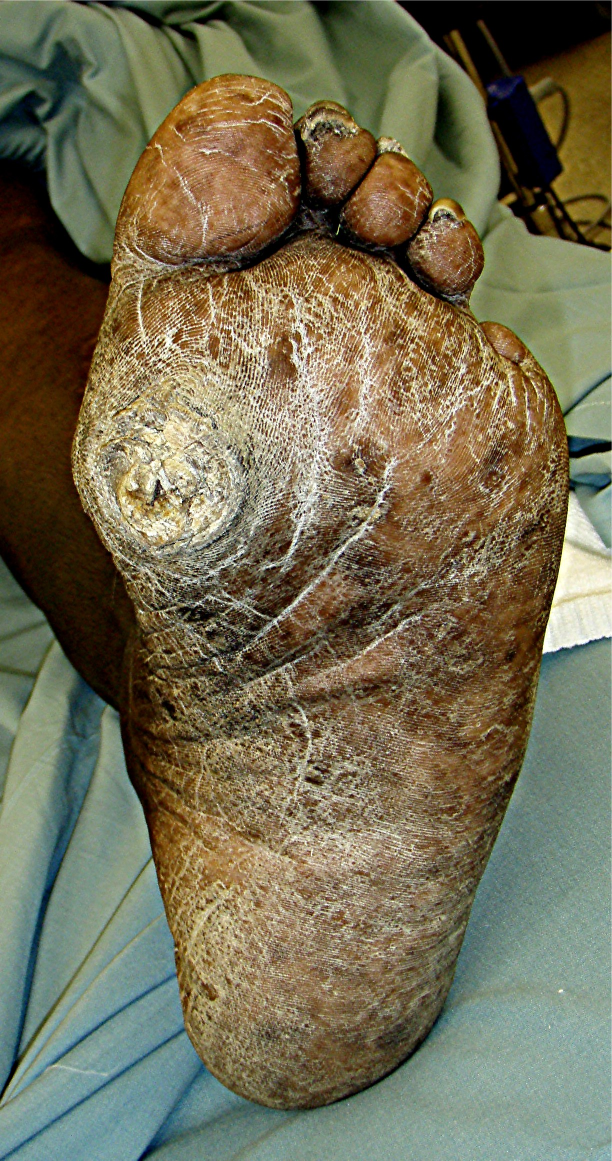
#> input picture SNST-Saugata-main/SNST-Saugata-main/SNST-Saugata-main/diabetescare-ai/archive/DFU/Original Images/11.jpg, 1224 x 2321 px (shown at 1/2 size)
$ python -i wound_segmentation.py   (imports and definitions only)   (older library calls are emulated)
#> lines starting #> are read from the running program, lines starting #| are printed output that depends on the picture; after the words box and inside, x2 and y2 are one past the last pixel; in counts of white or black regions, pixels touching at a corner belong together
#> further down, picture is the input picture: shape (2321, 1224, 3); mean B, G, R 83.7, 109.9, 115.5
"""Wound segmentation, tissue classification, physical dimension calculation, and visual annotation."""

import base64
import cv2
import numpy as np
from typing import Dict, Any, Optional, Tuple, List


def segment_and_measure_wound(
    image_bgr: np.ndarray,
    pixels_per_mm: Optional[float] = None,
    sticker_center: Optional[Tuple[float, float]] = None,
    sticker_radius: Optional[float] = None,
) -> Dict[str, Any]:
    """
    Performs color-space based wound segmentation, extracts wound boundaries,
    calculates physical metrics, and draws an annotated medical overlay.

    Args:
        image_bgr: Raw input BGR image.
        pixels_per_mm: Scale factor (pixels per mm).
        sticker_center: (x, y) coordinates of detected sticker (to exclude from wound).
        sticker_radius: Radius of detected sticker.

    Returns:
        Dict containing measurements, tissue composition, and annotated_image_base64.
    """
    if image_bgr is None or image_bgr.size == 0:
        return {
            "done": False,
            "length_mm": None,
            "width_mm": None,
            "area_cm2": None,
            "perimeter_mm": None,
            "confidence": 0.0,
            "segmentation": "none",
            "tissue": {},
            "annotated_b64": "",
        }

    h, w, _ = image_bgr.shape
    px_mm = pixels_per_mm if (pixels_per_mm and pixels_per_mm > 0) else max(10.0, float(min(h, w)) / 120.0)

    # 1. Color space conversion for wound bed extraction
    hsv = cv2.cvtColor(image_bgr, cv2.COLOR_BGR2HSV)
#> hsv: shape (2321, 1224, 3); mean H, S, V 37.3, 111.2, 124.2
    lab = cv2.cvtColor(image_bgr, cv2.COLOR_BGR2LAB)
#> lab: shape (2321, 1224, 3); mean of channels 0, 1, 2 116.8, 127.1, 143.5

    # Erythematous / ulcerated tissue: red/pink hues in HSV, elevated 'a' channel in Lab
    lower_red1 = np.array([0, 40, 40], dtype=np.uint8)
    upper_red1 = np.array([22, 255, 255], dtype=np.uint8)
    lower_red2 = np.array([160, 40, 40], dtype=np.uint8)
    upper_red2 = np.array([180, 255, 255], dtype=np.uint8)

    mask_r1 = cv2.inRange(hsv, lower_red1, upper_red1)
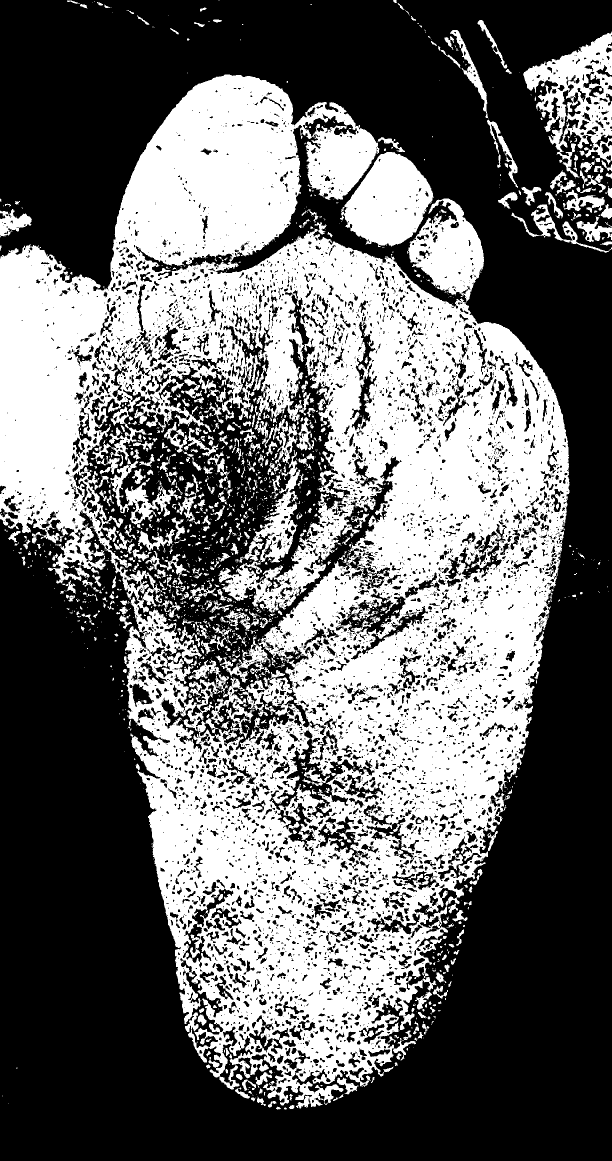
#> mask_r1: shape (2321, 1224) (shown at 1/2 size); 41% white; 1813 white regions (1295 under 20 px), largest, box (x1, y1, x2, y2) and area: (0, 149, 1139, 2217) 1024189, (680, 304, 867, 494) 22525, (1046, 63, 1224, 355) 21320
    mask_r2 = cv2.inRange(hsv, lower_red2, upper_red2)
#> mask_r2: shape (2321, 1224); 0.24% white in thin lines or dots
    wound_mask = cv2.bitwise_or(mask_r1, mask_r2)
#> wound_mask: shape (2321, 1224); 41.2% white; 1756 white regions (1250 under 20 px), largest, box (x1, y1, x2, y2) and area: (0, 149, 1139, 2217) 1031068, (680, 304, 867, 498) 22588, (1046, 63, 1224, 355) 21320

    # Include high 'a' channel in LAB for deeper tissue redness
    a_channel = lab[:, :, 1]
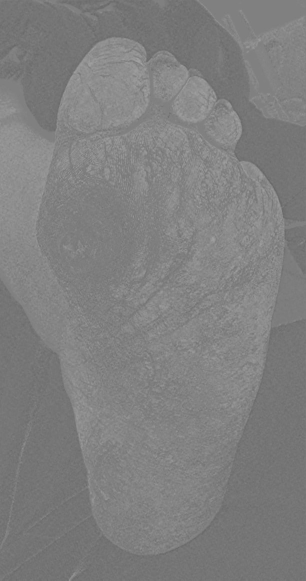
#> a_channel: shape (2321, 1224) (shown at 1/4 size); min 98, max 168, mean 127.1
    _, lab_a_thresh = cv2.threshold(a_channel, 138, 255, cv2.THRESH_BINARY)
#> lab_a_thresh: shape (2321, 1224); 14.4% white; 5370 white regions (3597 under 20 px), largest, box (x1, y1, x2, y2) and area: (230, 151, 601, 528) 68978, (0, 483, 226, 995) 67310, (687, 304, 863, 492) 17521
    wound_mask = cv2.bitwise_or(wound_mask, lab_a_thresh)
#> wound_mask: shape (2321, 1224); 41.6% white; 1773 white regions (1247 under 20 px), largest, box (x1, y1, x2, y2) and area: (0, 149, 1139, 2217) 1038298, (680, 304, 867, 498) 22727, (1046, 63, 1224, 355) 21522

    # Exclude sticker region if provided
    if sticker_center and sticker_radius:
        sx, sy = int(sticker_center[0]), int(sticker_center[1])
        sr = int(sticker_radius * 1.3)
        cv2.circle(wound_mask, (sx, sy), sr, 0, -1)

    # Exclude border edges (margin 3%)
    margin_y = int(h * 0.03)
    margin_x = int(w * 0.03)
    wound_mask[:margin_y, :] = 0
    wound_mask[-margin_y:, :] = 0
#> wound_mask: shape (2321, 1224); 41.6% white; 1754 white regions (1237 under 20 px), largest, box (x1, y1, x2, y2) and area: (0, 149, 1139, 2217) 1038298, (680, 304, 867, 498) 22727, (1046, 69, 1224, 355) 21487
    wound_mask[:, :margin_x] = 0
    wound_mask[:, -margin_x:] = 0
#> wound_mask: shape (2321, 1224); 40.5% white; 1713 white regions (1210 under 20 px), largest, box (x1, y1, x2, y2) and area: (36, 149, 1139, 2217) 1019473, (680, 304, 867, 498) 22727, (814, 397, 968, 602) 17210

    # Morphological cleaning
    kernel_m = cv2.getStructuringElement(cv2.MORPH_ELLIPSE, (7, 7))
    wound_mask = cv2.morphologyEx(wound_mask, cv2.MORPH_CLOSE, kernel_m, iterations=2)
#> wound_mask: shape (2321, 1224); 53.8% white; 149 black regions, largest, box (x1, y1, x2, y2) and area: (0, 0, 1224, 2321) 1221266, (973, 163, 1132, 470) 20981, (592, 275, 910, 608) 12583
    wound_mask = cv2.morphologyEx(wound_mask, cv2.MORPH_OPEN, kernel_m, iterations=2)
#> wound_mask: shape (2321, 1224); 53.3% white; 69 black regions

    contours, _ = cv2.findContours(wound_mask, cv2.RETR_EXTERNAL, cv2.CHAIN_APPROX_SIMPLE)
#> contours = 9 contours; largest, box (x1, y1, x2, y2) and area: (36, 149, 1139, 2219) 1533764, (1028, 84, 1188, 488) 35318, (891, 69, 1031, 196) 3978, (979, 243, 1035, 350) 2162, (147, 1214, 198, 1264) 1274

    # Find the central/largest wound contour
    primary_contour = None
    max_area = 0.0
    image_center = (w / 2.0, h / 2.0)

    for cnt in contours:
        area = cv2.contourArea(cnt)
        if area > (h * w * 0.002): # at least 0.2% of image
            # Weight by proximity to image center
            M = cv2.moments(cnt)
            if M["m00"] > 0:
                cx = M["m10"] / M["m00"]
                cy = M["m01"] / M["m00"]
                dist_center = np.sqrt((cx - image_center[0])**2 + (cy - image_center[1])**2)
                norm_dist = dist_center / (np.sqrt(w**2 + h**2))
                weighted_score = area * (1.0 - 0.5 * norm_dist)
                if weighted_score > max_area:
                    max_area = weighted_score
                    primary_contour = cnt
#> this loop made 9 passes
#> (area, cx, cy, dist_center, norm_dist, weighted_score, max_area) on pass 7: (1533764.5, 597.8, 1126.5, 36.83, 0.014, 1522999.2, 1522999.2)
#> after the loop, max_area = 1522999.2; primary_contour = contour of 2505 points, box (x1, y1, x2, y2) (36, 149, 1139, 2219), area 1533764

    # If no red wound contour found, detect real salient object contours in focus (e.g. keyboard, skin border, ulcer)
    if primary_contour is None:
        gray = cv2.cvtColor(image_bgr, cv2.COLOR_BGR2GRAY)
        blurred = cv2.GaussianBlur(gray, (5, 5), 0)

        # Adaptive gradient & edge detection
        edges = cv2.Canny(blurred, 30, 100)
        kernel_sal = cv2.getStructuringElement(cv2.MORPH_RECT, (7, 7))
        dilated = cv2.dilate(edges, kernel_sal, iterations=2)
        dilated = cv2.morphologyEx(dilated, cv2.MORPH_CLOSE, kernel_sal, iterations=2)

        # Mask margins to focus on central subject
        margin_h = int(h * 0.04)
        margin_w = int(w * 0.04)
        dilated[:margin_h, :] = 0
        dilated[-margin_h:, :] = 0
        dilated[:, :margin_w] = 0
        dilated[:, -margin_w:] = 0

        fallback_cnts, _ = cv2.findContours(dilated, cv2.RETR_EXTERNAL, cv2.CHAIN_APPROX_SIMPLE)

        best_sal_score = 0.0
        for cnt in fallback_cnts:
            c_area = cv2.contourArea(cnt)
            if c_area > (h * w * 0.004): # At least 0.4% of frame
                M = cv2.moments(cnt)
                if M["m00"] > 0:
                    cnt_cx = M["m10"] / M["m00"]
                    cnt_cy = M["m01"] / M["m00"]
                    dist = np.sqrt((cnt_cx - image_center[0])**2 + (cnt_cy - image_center[1])**2)
                    norm_dist = dist / np.sqrt(w**2 + h**2)
                    score = c_area * (1.0 - 0.6 * norm_dist)
                    if score > best_sal_score:
                        best_sal_score = score
                        primary_contour = cnt

    # If still none (e.g. completely solid color), dynamically synthesize from image variance
    if primary_contour is None:
        std_val = float(np.std(image_bgr))
        dyn_rx = max(25, int(w * (0.08 + (std_val % 14) * 0.01)))
        dyn_ry = max(18, int(h * (0.06 + (std_val % 10) * 0.01)))
        ellipse_mask = np.zeros((h, w), dtype=np.uint8)
        cv2.ellipse(ellipse_mask, (int(w / 2), int(h / 2)), (dyn_rx, dyn_ry), int(std_val % 45), 0, 360, 255, -1)
        cnts, _ = cv2.findContours(ellipse_mask, cv2.RETR_EXTERNAL, cv2.CHAIN_APPROX_SIMPLE)
        primary_contour = cnts[0]

    # Calculate exact physical metrics
    area_px = float(cv2.contourArea(primary_contour))
#> area_px = 1533764.5
    perimeter_px = float(cv2.arcLength(primary_contour, True))
#> perimeter_px = 6738.2

    # Min Area Bounding Box for true Feret maximum length & orthogonal width
    rect = cv2.minAreaRect(primary_contour)
#> rect = ((646, 1145.5), (1111.2, 2016.1), -18.86)
    box = cv2.boxPoints(rect)
#> box = [[446.2, 2279], [-205.6, 371.2], [845.8, 11.95], [1497.7, 1919.7]]
    box = np.int32(box)
#> box = [[446, 2278], [-205, 371], [845, 11], [1497, 1919]]
    dim1_px, dim2_px = rect[1][0], rect[1][1]
#> dim1_px = 1111.2; dim2_px = 2016.1
    length_px = max(dim1_px, dim2_px)
#> length_px = 2016.1
    width_px = min(dim1_px, dim2_px)
#> width_px = 1111.2

    length_mm = round(float(length_px / px_mm), 1)
#> length_mm = 197.7
    width_mm = round(float(width_px / px_mm), 1)
#> width_mm = 108.9
    area_cm2 = round(float((area_px / (px_mm * px_mm)) / 100.0), 3)
#> area_cm2 = 147.4
    perimeter_mm = round(float(perimeter_px / px_mm), 1)
#> perimeter_mm = 660.6

    # Dynamic confidence based on contour solidity and image sharpness
    gray_img = cv2.cvtColor(image_bgr, cv2.COLOR_BGR2GRAY)
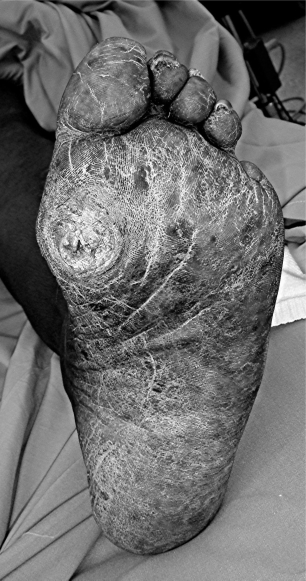
#> gray_img: shape (2321, 1224) (shown at 1/4 size); min 0, max 255, mean 108.6
    lap_var = cv2.Laplacian(gray_img, cv2.CV_64F).var()
#> lap_var = 1318.1
    solidity = float(area_px) / (float(length_px * width_px) + 1e-5)
#> solidity = 0.685
    confidence = round(min(0.97, max(0.65, 0.70 + min(lap_var, 400.0) / 2000.0 + solidity * 0.15)), 2)
#> confidence = 0.97

    # 2. Analyze tissue breakdown inside wound contour
    contour_mask = np.zeros((h, w), dtype=np.uint8)
    cv2.drawContours(contour_mask, [primary_contour], -1, 255, -1)
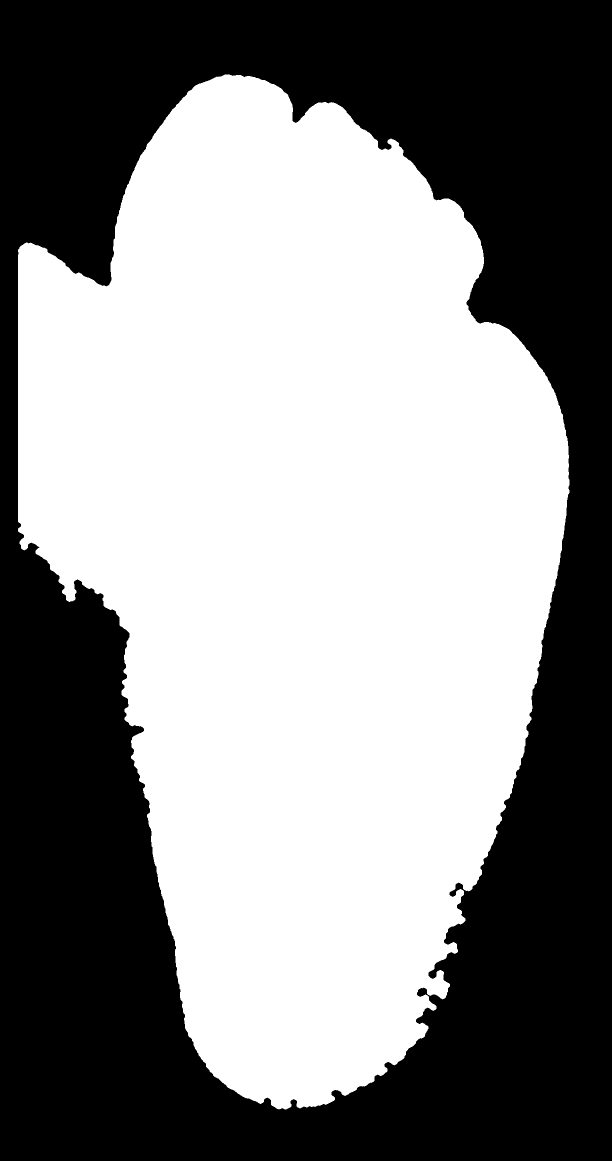
#> contour_mask: shape (2321, 1224) (shown at 1/2 size); 54.1% white; 1 black region, box (x1, y1, x2, y2) and area: (0, 0, 1224, 2321) 1304236
    wound_pixels_hsv = hsv[contour_mask == 255]

    granulation_count = 0
    slough_count = 0
    necrotic_count = 0
    total_wound_px = len(wound_pixels_hsv)
#> total_wound_px = 1536668

    if total_wound_px > 0:
        for p in wound_pixels_hsv:
            hue, sat, val = p[0], p[1], p[2]
            if val < 45: # dark / black
                necrotic_count += 1
            elif (15 <= hue <= 38) and (sat > 40) and (val > 100): # yellowish
                slough_count += 1
            else:
                granulation_count += 1
#> this loop made 1536668 passes
#> (hue, sat, val) on passes 1 to 8: (22, 255, 89), (22, 239, 97), (22, 255, 88), (22, 255, 88), (22, 255, 85), (21, 255, 87), (22, 247, 95), (21, 230, 104)
#> after the loop, granulation_count = 693174; necrotic_count = 89921; slough_count = 753573

        granulation_pct = round((granulation_count / total_wound_px) * 100.0, 1)
#> granulation_pct = 45.1
        slough_pct = round((slough_count / total_wound_px) * 100.0, 1)
#> slough_pct = 49
        necrotic_pct = round((necrotic_count / total_wound_px) * 100.0, 1)
#> necrotic_pct = 5.9
    else:
        granulation_pct, slough_pct, necrotic_pct = 70.0, 20.0, 10.0

    # 3. Render Annotated Overlay Image
    annotated = image_bgr.copy()
    overlay = annotated.copy()

    # Highlight wound region in translucent red/amber
    cv2.drawContours(overlay, [primary_contour], -1, (40, 40, 230), -1)
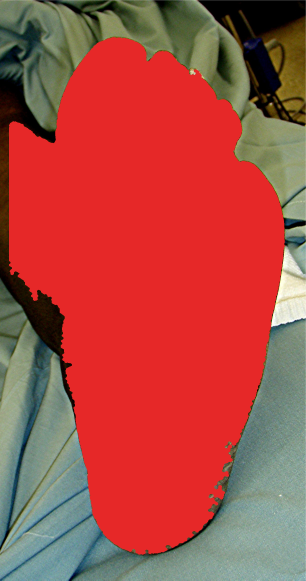
#> overlay: shape (2321, 1224, 3) (shown at 1/4 size); mean B, G, R 66.3, 74.9, 170.8
    cv2.addWeighted(overlay, 0.35, annotated, 0.65, 0, annotated)

    # Draw sharp boundary in vibrant green
    cv2.drawContours(annotated, [primary_contour], -1, (50, 230, 80), 3)

    # Draw rotated bounding box in cyan
    cv2.drawContours(annotated, [box], 0, (255, 230, 0), 2)

    # Draw detected calibrant sticker highlight if available
    if sticker_center and sticker_radius:
        sx, sy = int(sticker_center[0]), int(sticker_center[1])
        sr = int(sticker_radius)
        cv2.circle(annotated, (sx, sy), sr, (255, 180, 0), 3)
        cv2.putText(annotated, "CALIBRANT (20mm)", (sx - 70, max(25, sy - sr - 8)),
                    cv2.FONT_HERSHEY_SIMPLEX, 0.55, (255, 220, 0), 2)

    # Draw measurement badge & scale bar on image
    cv2.rectangle(annotated, (15, 15), (320, 120), (25, 25, 25), -1)
    cv2.rectangle(annotated, (15, 15), (320, 120), (50, 230, 80), 2)
    cv2.putText(annotated, f"L: {length_mm} mm | W: {width_mm} mm", (28, 45),
                cv2.FONT_HERSHEY_SIMPLEX, 0.65, (255, 255, 255), 2)
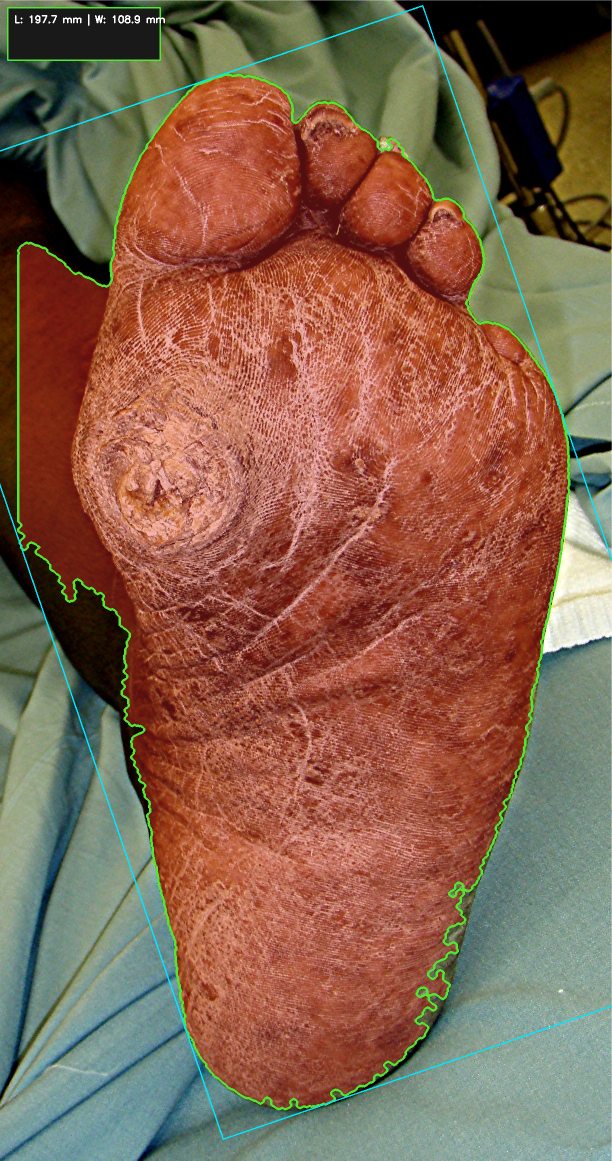
#> annotated: shape (2321, 1224, 3) (shown at 1/2 size); mean B, G, R 78, 99.2, 133.5
    cv2.putText(annotated, f"Area: {area_cm2} cm2", (28, 75),
                cv2.FONT_HERSHEY_SIMPLEX, 0.65, (50, 230, 80), 2)
#> annotated: shape (2321, 1224, 3); 0.04% of pixels changed, all inside (x1, y1, x2, y2) = (28, 60, 228, 77)
    cv2.putText(annotated, f"Perim: {perimeter_mm} mm (Conf: {int(confidence*100)}%)", (28, 105),
                cv2.FONT_HERSHEY_SIMPLEX, 0.50, (200, 200, 200), 1)
#> annotated: shape (2321, 1224, 3); mean B, G, R 78, 99.3, 133.5

    # Encode annotated image to JPEG Base64
    _, buf = cv2.imencode('.jpg', annotated, [int(cv2.IMWRITE_JPEG_QUALITY), 88])
    annotated_b64 = base64.b64encode(buf).decode('utf-8')

    return {
        "done": True,
        "length_mm": length_mm,
        "width_mm": width_mm,
        "area_cm2": area_cm2,
        "perimeter_mm": perimeter_mm,
        "confidence": confidence,
        "segmentation": "adaptive_lab_hsv_contour",
        "tissue": {
            "granulation_pct": granulation_pct,
            "slough_pct": slough_pct,
            "necrotic_pct": necrotic_pct,
        },
        "annotated_b64": annotated_b64,
    }

>>> import cv2
>>> picture = cv2.imread('../../SNST-Saugata-main/SNST-Saugata-main/SNST-Saugata-main/diabetescare-ai/archive/DFU/Original Images/11.jpg')
>>> result = segment_and_measure_wound(picture)
#> result = 9 items
